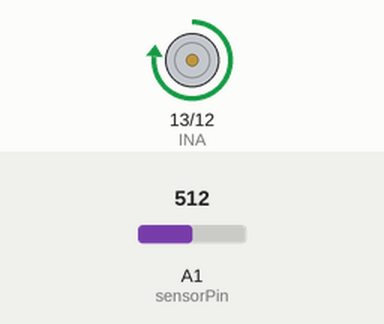
The sketch below on a simulated Arduino Uno, built with avr-gcc and run on an emulated ATmega328P. Parts: motor-driver pin pairs drawn as motors (green arrow = first pin HIGH = forward, orange = second pin HIGH = backward, longer = more drive, scaled by the enable pin). The test bench sets the inputs (shaded band); at power-on: A1 (sensorPin) = 512. What the sketch prints to the serial monitor is not drawn.

Above: at 0.2 s.
At 45.2 s:
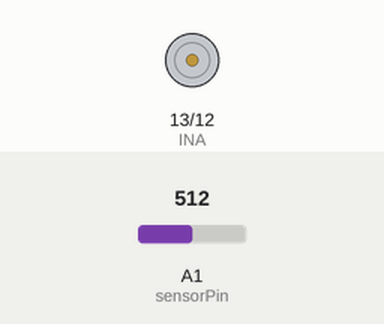
Timing chart, 0 to 46.7 s (numbered marks = the images above):
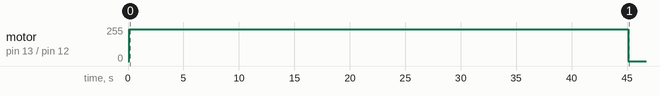

Measured:
- by itself, motor on pin 13 (INA) / pin 12 (INB): stopped → forward 240/255 at 0.10 s, → stopped 45.0 s later

The sketch:

Test_motor_EMG.ino
```cpp
const int INA = 13;
const int INB = 12;
const int PWM = 11;

const int sensorPin = A1;  // MyoWare signal pin connected to A0
int sensorValue = 0;       // Variable to store sensor reading

bool flag_ridicat = false;

int angle = 0;

void setup() {
  pinMode(INA, OUTPUT);
  pinMode(INB, OUTPUT);
  pinMode(PWM, OUTPUT);


  Serial.begin(9600);

}

void loop() {

  sensorValue = analogRead(sensorPin);  // Read the analog signal
  Serial.print("MyoWare Sensor Value: ");
  Serial.println(sensorValue);          // Print the value to Serial Monitor
  delay(100);  // Short delay to prevent overwhelming serial output

  if (sensorValue >= 500 && flag_ridicat == false)
  {
    ridicare_mana();
    stop_motor();
    flag_ridicat = !flag_ridicat;
    delay(3000);

  } else if (sensorValue <= 500 && flag_ridicat == true) {
    coborare_mana();
    stop_motor();
    flag_ridicat = !flag_ridicat;
    delay(3000);
  }

}


void ridicare_mana() {

  Serial.println("Se ridica mana!");
  Serial.println(flag_ridicat);

  digitalWrite(INA, HIGH);  // direcție înainte
  digitalWrite(INB, LOW);

  while(angle < 90)
  {
    Serial.println("Unghi: ");
    Serial.print(angle);
    analogWrite(PWM, 240);
    delay(500);
    angle++;
  }

}

void coborare_mana() {

  Serial.println("Se coboara mana!");
  Serial.println(flag_ridicat);

  digitalWrite(INA, LOW);  // direcție înapoi
  digitalWrite(INB, HIGH);

  while(angle > 0)
  {
    Serial.println("Unghi: ");
    Serial.print(angle);
    analogWrite(PWM, 240);
    delay(500);
    angle--;
  }

}

void stop_motor() {

  Serial.println("Se opreste mana!");

  analogWrite(PWM, 0);
}
```
